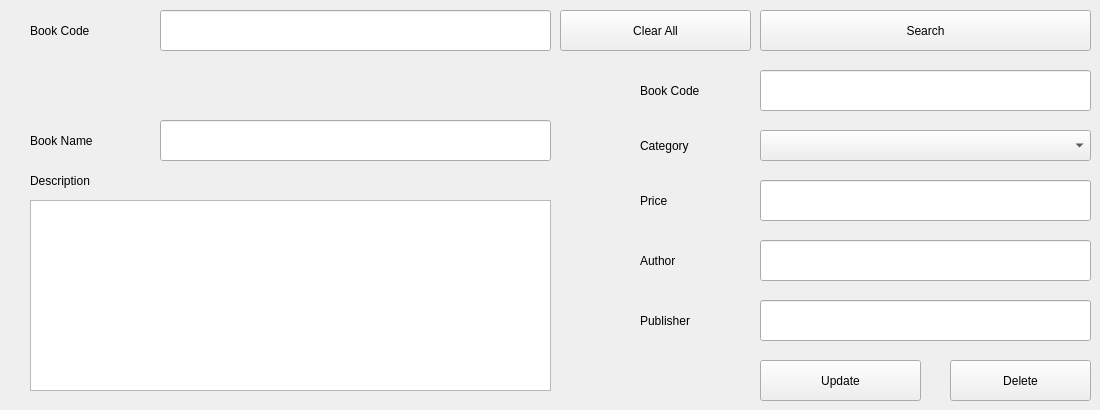
      <widget class="QWidget" name="tab_6">
       <attribute name="title">
        <string>Update/Delete Books</string>
       </attribute>
       <widget class="QPushButton" name="pushButton_10">
        <property name="geometry">
         <rect>
          <x>760</x>
          <y>360</y>
          <width>161</width>
          <height>41</height>
         </rect>
        </property>
        <property name="text">
         <string>Update</string>
        </property>
       </widget>
       <widget class="QLabel" name="label_10">
        <property name="geometry">
         <rect>
          <x>640</x>
          <y>190</y>
          <width>101</width>
          <height>21</height>
         </rect>
        </property>
        <property name="text">
         <string>Price</string>
        </property>
       </widget>
       <widget class="QComboBox" name="comboBox_2">
        <property name="geometry">
         <rect>
          <x>760</x>
          <y>130</y>
          <width>331</width>
          <height>31</height>
         </rect>
        </property>
       </widget>
       <widget class="QLabel" name="label_11">
        <property name="geometry">
         <rect>
          <x>640</x>
          <y>250</y>
          <width>101</width>
          <height>21</height>
         </rect>
        </property>
        <property name="text">
         <string>Author</string>
        </property>
       </widget>
       <widget class="QLabel" name="label_12">
        <property name="geometry">
         <rect>
          <x>640</x>
          <y>130</y>
          <width>101</width>
          <height>31</height>
         </rect>
        </property>
        <property name="text">
         <string>Category</string>
        </property>
       </widget>
       <widget class="QLabel" name="label_13">
        <property name="geometry">
         <rect>
          <x>640</x>
          <y>80</y>
          <width>101</width>
          <height>21</height>
         </rect>
        </property>
        <property name="text">
         <string>Book Code</string>
        </property>
       </widget>
       <widget class="QLineEdit" name="lineEdit_10">
        <property name="geometry">
         <rect>
          <x>760</x>
          <y>70</y>
          <width>331</width>
          <height>41</height>
         </rect>
        </property>
        <property name="placeholderText">
         <string/>
        </property>
       </widget>
       <widget class="QLabel" name="label_14">
        <property name="geometry">
         <rect>
          <x>30</x>
          <y>170</y>
          <width>101</width>
          <height>21</height>
         </rect>
        </property>
        <property name="text">
         <string>Description</string>
        </property>
       </widget>
       <widget class="QLabel" name="label_15">
        <property name="geometry">
         <rect>
          <x>640</x>
          <y>310</y>
          <width>101</width>
          <height>21</height>
         </rect>
        </property>
        <property name="text">
         <string>Publisher</string>
        </property>
       </widget>
       <widget class="QLineEdit" name="lineEdit_11">
        <property name="geometry">
         <rect>
          <x>160</x>
          <y>10</y>
          <width>391</width>
          <height>41</height>
         </rect>
        </property>
        <property name="placeholderText">
         <string/>
        </property>
       </widget>
       <widget class="QLabel" name="label_16">
        <property name="geometry">
         <rect>
          <x>30</x>
          <y>20</y>
          <width>131</width>
          <height>21</height>
         </rect>
        </property>
        <property name="text">
         <string>Book Code</string>
        </property>
       </widget>
       <widget class="QLineEdit" name="lineEdit_12">
        <property name="geometry">
         <rect>
          <x>760</x>
          <y>300</y>
          <width>331</width>
          <height>41</height>
         </rect>
        </property>
        <property name="placeholderText">
         <string/>
        </property>
       </widget>
       <widget class="QLineEdit" name="lineEdit_13">
        <property name="geometry">
         <rect>
          <x>760</x>
          <y>180</y>
          <width>331</width>
          <height>41</height>
         </rect>
        </property>
        <property name="placeholderText">
         <string/>
        </property>
       </widget>
       <widget class="QLineEdit" name="lineEdit_14">
        <property name="geometry">
         <rect>
          <x>760</x>
          <y>240</y>
          <width>331</width>
          <height>41</height>
         </rect>
        </property>
        <property name="placeholderText">
         <string/>
        </property>
       </widget>
       <widget class="QPushButton" name="pushButton_11">
        <property name="geometry">
         <rect>
          <x>760</x>
          <y>10</y>
          <width>331</width>
          <height>41</height>
         </rect>
        </property>
        <property name="text">
         <string>Search</string>
        </property>
       </widget>
       <widget class="QLabel" name="label_17">
        <property name="geometry">
         <rect>
          <x>30</x>
          <y>130</y>
          <width>131</width>
          <height>21</height>
         </rect>
        </property>
        <property name="text">
         <string>Book Name</string>
        </property>
       </widget>
       <widget class="QLineEdit" name="lineEdit_15">
        <property name="geometry">
         <rect>
          <x>160</x>
          <y>120</y>
          <width>391</width>
          <height>41</height>
         </rect>
        </property>
        <property name="placeholderText">
         <string/>
        </property>
       </widget>
       <widget class="QPushButton" name="pushButton_12">
        <property name="geometry">
         <rect>
          <x>950</x>
          <y>360</y>
          <width>141</width>
          <height>41</height>
         </rect>
        </property>
        <property name="text">
         <string>Delete</string>
        </property>
       </widget>
       <widget class="QPlainTextEdit" name="plainTextEdit_2">
        <property name="geometry">
         <rect>
          <x>30</x>
          <y>200</y>
          <width>521</width>
          <height>191</height>
         </rect>
        </property>
       </widget>
       <widget class="QLabel" name="label_51">
        <property name="geometry">
         <rect>
          <x>30</x>
          <y>70</y>
          <width>521</width>
          <height>31</height>
         </rect>
        </property>
        <property name="text">
         <string/>
        </property>
       </widget>
       <widget class="QPushButton" name="pushButton_27">
        <property name="geometry">
         <rect>
          <x>560</x>
          <y>10</y>
          <width>191</width>
          <height>41</height>
         </rect>
        </property>
        <property name="text">
         <string>Clear All</string>
        </property>
       </widget>
      </widget>
